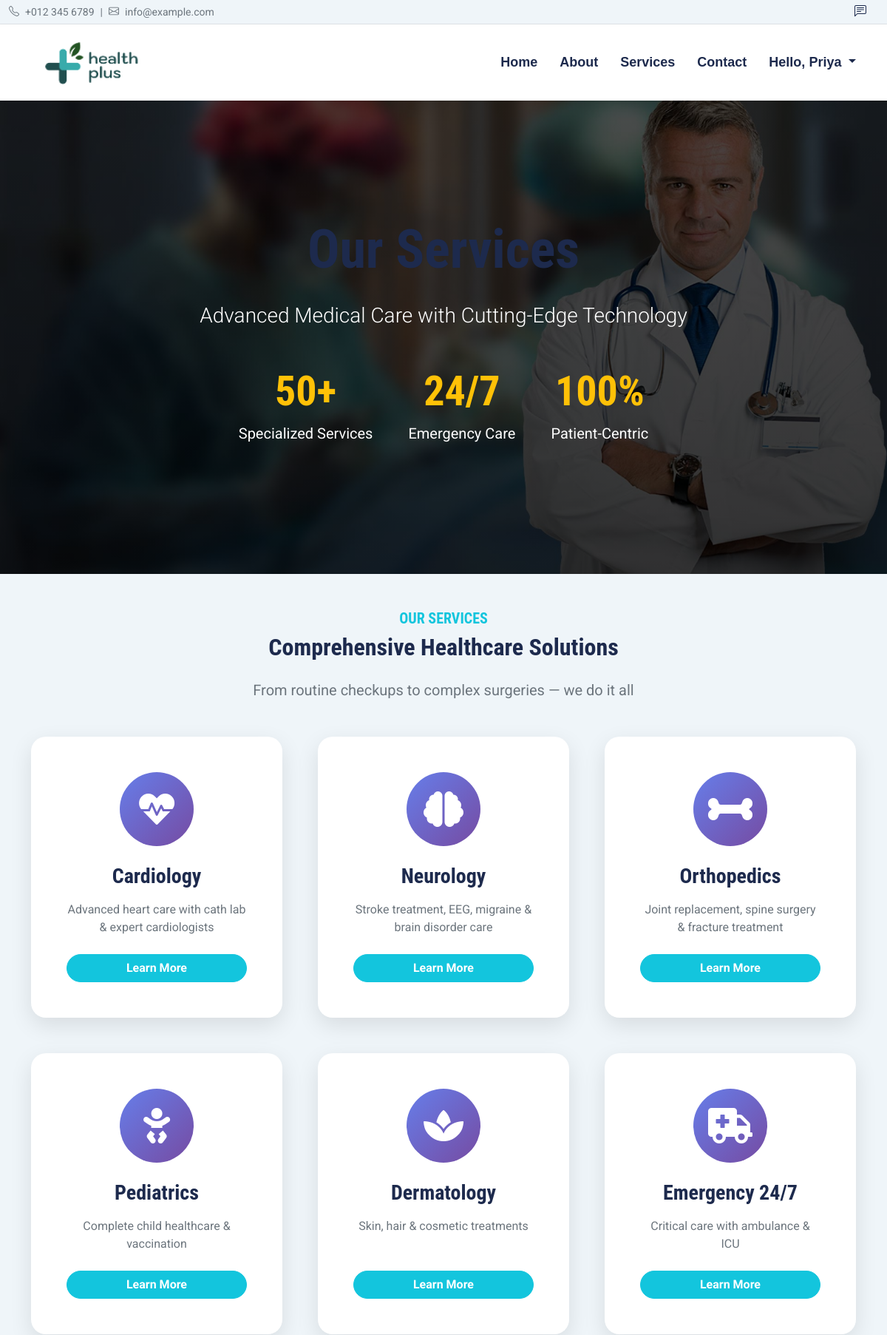
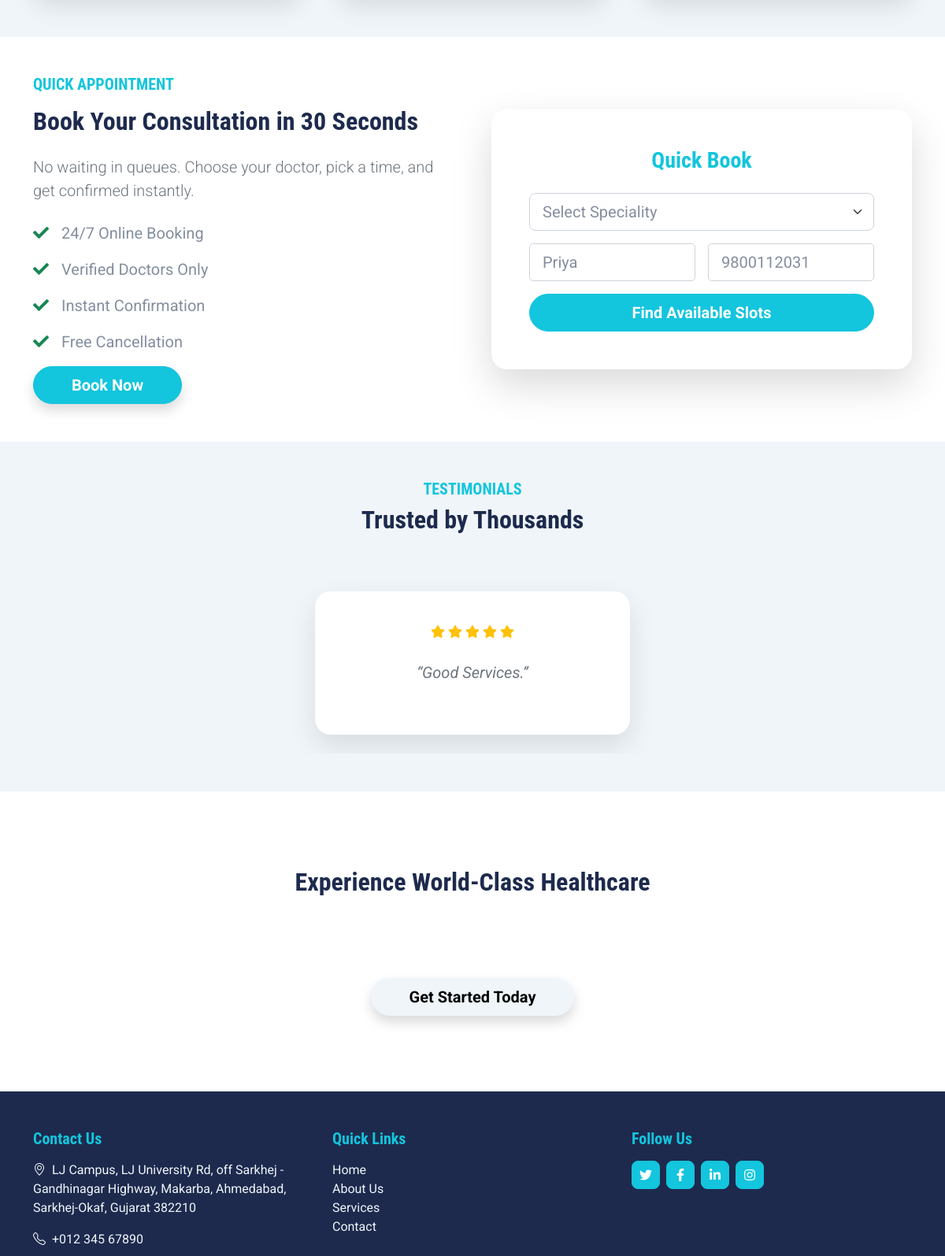
Page /service (signed in, upper part) on the committed database (2 pictures, top to bottom).
### healthcare/models.py (models this page shows, shortened)
class CustomUser(AbstractUser):
    ROLE_CHOICES = (
        ('patient', 'Patient'),
        ('doctor', 'Doctor'),
        ('admin', 'Admin'),
    )
    username = None
    email = models.EmailField(unique=True, db_index=True)
    role = models.CharField(max_length=20, choices=ROLE_CHOICES, default='patient')
    first_name = models.CharField(max_length=50)
    last_name = models.CharField(max_length=50, blank=True)
    mobile_number = models.CharField(max_length=15, blank=True, null=True)
    gender = models.CharField(max_length=10, choices=[('male','Male'),('female','Female'),('other','Other')], blank=True)
    dob = models.DateField("Date of Birth", null=True, blank=True)
    address = models.TextField(blank=True)
    image = models.ImageField(upload_to='users/', blank=True, null=True)
    is_email_verified = models.BooleanField(default=False)
    created_at = models.DateTimeField(auto_now_add=True)
    objects = UserManager()
    USERNAME_FIELD = 'email'
    REQUIRED_FIELDS = []
    def get_full_name(self):
        return f"{self.first_name} {self.last_name}".strip() or self.email

class Feedback(models.Model):
    user = models.ForeignKey(CustomUser, on_delete=models.SET_NULL, null=True, blank=True)
    rating = models.PositiveSmallIntegerField(choices=[(i,i) for i in range(1,6)])
    message = models.TextField()
    created_at = models.DateTimeField(auto_now_add=True)

### healthcare/views/index.py (the view)
# urls.py: path('service',index.service,name="service"),
def service(request):
    services = [
        {'title': 'Cardiology', 'description': 'Advanced heart care with cath lab & expert cardiologists', 'icon': 'fa-heartbeat'},
        {'title': 'Neurology', 'description': 'Stroke treatment, EEG, migraine & brain disorder care', 'icon': 'fa-brain'},
        {'title': 'Orthopedics', 'description': 'Joint replacement, spine surgery & fracture treatment', 'icon': 'fa-bone'},
        {'title': 'Pediatrics', 'description': 'Complete child healthcare & vaccination', 'icon': 'fa-baby'},
        {'title': 'Dermatology', 'description': 'Skin, hair & cosmetic treatments', 'icon': 'fa-spa'},
        {'title': 'Emergency 24/7', 'description': 'Critical care with ambulance & ICU', 'icon': 'fa-ambulance'},
    ]
    feedback = Feedback.objects.all().order_by('-created_at')[:6]
    specialities = Speciality.objects.all()
    return render(request, 'pages/services.html', {
        'services': services,
        'feedback': feedback,
        'specialities': specialities,
    })

### templates/pages/services.html (shortened to what this page needs)
{% extends "base/base.html" %}
{% load static %}
{% block extra_css %}
<link href="https://cdn.jsdelivr.net/npm/owl.carousel@2.3.dist/assets/owl.carousel.min.css" rel="stylesheet">
{% endblock %}
{% block content %}
<section class="hero-header text-center">
    <div class="container">
        <h1 class="display-2 fw-bold mb-4">Our Services</h1>
        <p class="lead fs-3 mb-5">Advanced Medical Care with Cutting-Edge Technology</p>
        <div class="d-flex justify-content-center gap-4 flex-wrap">
            <div class="text-center">
                <h2 class="display-4 fw-bold text-warning">50+</h2>
                <p class="fs-5">Specialized Services</p>
            </div>
            <div class="text-center">
                <h2 class="display-4 fw-bold text-warning">24/7</h2>
                <p class="fs-5">Emergency Care</p>
            </div>
            <div class="text-center">
                <h2 class="display-4 fw-bold text-warning">100%</h2>
                <p class="fs-5">Patient-Centric</p>
            </div>
        </div>
    </div>
</section>
<section class="py-5 bg-light">
    <div class="container">
        <div class="text-center mb-5">
            <h5 class="text-primary text-uppercase fw-bold">Our Services</h5>
            <h2 class="fw-bold mb-4">Comprehensive Healthcare Solutions</h2>
            <p class="text-muted fs-5">From routine checkups to complex surgeries — we do it all</p>
        </div>
        <div class="row g-5">
            {% for service in services %}
            <div class="col-lg-4 col-md-6">
                <div class="card service-card h-100 text-center p-5">
                    <div class="service-icon">
                        <i class="fas fa-3x {{ service.icon|default:'fa-stethoscope' }} text-white"></i>
                    </div>
                    <h3 class="fw-bold mb-3">{{ service.title }}</h3>
                    <p class="text-muted mb-4">{{ service.description|truncatewords:30 }}</p>
                    <a href="#" class="btn btn-primary rounded-pill px-5 mt-auto">
                        Learn More
                    </a>
                </div>
            </div>
            {% empty %}
            <div class="col-12 text-center py-5">
                <i class="fas fa-notes-medical fa-5x text-muted mb-4"></i>
                <h4 class="text-muted">Services coming soon!</h4>
            </div>
            {% endfor %}
        </div>
    </div>
</section>
<section class="py-5 bg-white">
    <div class="container">
        <div class="row align-items-center g-5">
            <div class="col-lg-6">
                <h5 class="text-primary text-uppercase fw-bold mb-3">Quick Appointment</h5>
                <h2 class="fw-bold mb-4">Book Your Consultation in 30 Seconds</h2>
                <p class="lead text-muted mb-4">
                    No waiting in queues. Choose your doctor, pick a time, and get confirmed instantly.
                </p>
                <ul class="list-unstyled fs-5">
                    <li class="mb-3"><i class="fas fa-check text-success me-3"></i>24/7 Online Booking</li>
                    <li class="mb-3"><i class="fas fa-check text-success me-3"></i>Verified Doctors Only</li>
                    <li class="mb-3"><i class="fas fa-check text-success me-3"></i>Instant Confirmation</li>
                    <li class="mb-3"><i class="fas fa-check text-success me-3"></i>Free Cancellation</li>
                </ul>
                <a href="{% if user.is_authenticated %}{% url 'book_appointment' %}{% else %}{% url 'login' %}{% endif %}"
                   class="btn btn-primary btn-lg rounded-pill px-5 shadow">
                    Book Now
                </a>
            </div>
            <div class="col-lg-6">
                <div class="cta-form">
                    <h3 class="text-center mb-4 text-primary">Quick Book</h3>
                    <form method="post" action="{% url 'book_appointment' %}">
                        <div class="row g-3">
                            <div class="col-12">
                                <select name="speciality" class="form-select form-select-lg" required>
                                    <option value="">Select Speciality</option>
                                </select>
                            </div>
                            <div class="col-md-6">
                                <input type="text" name="patient_name" class="form-control form-control-lg"
                                       placeholder="Your Name" value="{{ user.get_full_name|default:'' }}" required>
                            </div>
                            <div class="col-md-6">
                                <input type="tel" name="mobile" class="form-control form-control-lg"
                                       placeholder="Mobile Number" value="{{ user.mobile_number|default:'' }}" required>
                            </div>
                            <div class="col-12">
                                <button type="submit" class="btn btn-primary btn-lg w-100 rounded-pill">
                                    Find Available Slots
                                </button>
                            </div>
                        </div>
                    </form>
                </div>
            </div>
        </div>
    </div>
</section>
<section class="py-5 bg-light">
    <div class="container">
        <div class="text-center mb-5">
            <h5 class="text-primary text-uppercase fw-bold">Testimonials</h5>
            <h2 class="fw-bold">Trusted by Thousands</h2>
        </div>
        <div class="owl-carousel testimonial-carousel">
            {% for fb in feedback|slice:":6" %}
            <div class="text-center p-4">
                <div class="testimonial-card mx-auto" style="max-width: 400px;">
                    <div class="mb-4">
                        {% for i in "12345" %}
                            <i class="fas fa-star {% if forloop.counter <= fb.rating %}text-warning{% else %}text-muted{% endif %}"></i>
                        {% endfor %}
                    </div>
                    <p class="fst-italic fs-5 text-muted mb-4">“{{ fb.message }}”</p>
                </div>
            </div>
            {% empty %}
            <p class="text-center py-5 text-muted">No testimonials yet</p>
            {% endfor %}
        </div>
    </div>
</section>
<section class="py-5 bg-gradient text-white text-center" style="background: linear-gradient(135deg, #667eea, #764ba2);">
    <div class="container py-5">
        <h2 class="fw-bold mb-4">Experience World-Class Healthcare</h2>
        <p class="lead mb-5">Join 100,000+ patients who trust HealthPlus</p>
        <a href="{% if user.is_authenticated %}{% url 'book_appointment' %}{% else %}{% url 'register' %}{% endif %}"
           class="btn btn-light btn-lg px-5 rounded-pill shadow">
            Get Started Today
        </a>
    </div>
</section>
{% endblock %}

### templates/base/base.html (shortened to what this page needs)
{% load static %}
<!DOCTYPE html>
<html lang="en">
<head>
    <link href="https://cdnjs.cloudflare.com/ajax/libs/font-awesome/5.15.0/css/all.min.css" rel="stylesheet">
    <link href="https://cdn.jsdelivr.net/npm/bootstrap-icons@1.10.5/font/bootstrap-icons.css" rel="stylesheet">
    <link href="{% static 'lib/owlcarousel/assets/owl.carousel.min.css' %}" rel="stylesheet">
    <link href="{% static 'lib/tempusdominus/css/tempusdominus-bootstrap-4.min.css' %}" rel="stylesheet" />
    <link href="{% static 'css/bootstrap.min.css' %}" rel="stylesheet">
    <link href="{% static 'css/style.css' %}" rel="stylesheet">
    {% block extra_css %}{% endblock %}
</head>
<body>
    <div class="container-fluid py-1 border-bottom d-none d-lg-flex justify-content-between align-items-center bg-light">
        <div class="d-flex align-items-center small text-muted">
            <i class="bi bi-telephone me-2"></i> +012 345 6789
            <span class="mx-2">|</span>
            <i class="bi bi-envelope me-2"></i> info@example.com
        </div>
        <div class="d-flex align-items-center">
            <a href="{% url 'feedback' %}" class="text-dark me-3"><i class="bi bi-chat-left-text"></i></a>
        </div>
    </div>
    <nav class="navbar navbar-expand-lg navbar-light bg-white shadow-sm sticky-top py-2">
        <div class="container">
            <a class="navbar-brand d-flex align-items-center" href="{% url 'index' %}">
                <img src="{% static 'img/logo1.png' %}" height="60" alt="HealthPlus Logo">
            </a>
            <div class="collapse navbar-collapse" id="navbarCollapse">
                <ul class="navbar-nav ms-auto mb-2 mb-lg-0">
                    <li class="nav-item"><a class="nav-link" href="{% url 'index' %}">Home</a></li>
                    <li class="nav-item"><a class="nav-link" href="{% url 'about' %}">About</a></li>
                    <li class="nav-item"><a class="nav-link" href="{% url 'service' %}">Services</a></li>
                    <li class="nav-item"><a class="nav-link" href="{% url 'contact' %}">Contact</a></li>
                    {% if user.is_authenticated %}
                        <li class="nav-item dropdown">
                            <a class="nav-link dropdown-toggle" href="#" data-bs-toggle="dropdown">
                                Hello, {{ user.first_name|default:user.username }}
                            </a>
                        </li>
                    {% endif %}
                </ul>
            </div>
        </div>
    </nav>
    <main>
        {% block content %}
        {% endblock %}
    </main>
    <footer class="bg-dark text-light pt-5">
        <div class="container">
            <div class="row g-4">
                <div class="col-md-4">
                    <h5 class="text-primary mb-3">Contact Us</h5>
                    <p><i class="bi bi-geo-alt me-2"></i>LJ Campus, LJ University Rd, off Sarkhej - Gandhinagar Highway, Makarba, Ahmedabad, Sarkhej-Okaf, Gujarat 382210</p>
                    <p><i class="bi bi-telephone me-2"></i>+012 345 67890</p>
                </div>
                <div class="col-md-4">
                    <h5 class="text-primary mb-3">Quick Links</h5>
                    <ul class="list-unstyled">
                        <li><a href="{% url 'index' %}" class="text-light text-decoration-none">Home</a></li>
                        <li><a href="{% url 'about' %}" class="text-light text-decoration-none">About Us</a></li>
                        <li><a href="{% url 'service' %}" class="text-light text-decoration-none">Services</a></li>
                        <li><a href="{% url 'contact' %}" class="text-light text-decoration-none">Contact</a></li>
                    </ul>
                </div>
                <div class="col-md-4">
                    <h5 class="text-primary mb-3">Follow Us</h5>
                    <div class="d-flex gap-2">
                        <a href="#" class="btn btn-primary btn-square"><i class="fab fa-twitter"></i></a>
                        <a href="#" class="btn btn-primary btn-square"><i class="fab fa-facebook-f"></i></a>
                        <a href="#" class="btn btn-primary btn-square"><i class="fab fa-linkedin-in"></i></a>
                        <a href="#" class="btn btn-primary btn-square"><i class="fab fa-instagram"></i></a>
                    </div>
                </div>
            </div>
        </div>
    </footer>
</body>
</html>

### static/css/style.css (style rules this page uses)
:root { --primary: #13C5DD; --secondary: #354F8E; --light: #EFF5F9; --dark: #1D2A4D; }
.btn { font-weight: 700; transition: .5s; }
.btn-primary { color: #FFFFFF; }
.btn-square { width: 36px; height: 36px; }
.btn-square, .btn-sm-square, .btn-lg-square { padding-left: 0; padding-right: 0; text-align: center; }
.navbar-light .navbar-nav .nav-link { font-family: 'Jost', sans-serif; position: relative; margin-left: 30px; padding: 30px 0; font-size: 18px; font-weight: 700; color: var(--dark); outline: none; transition: .5s; }
@media (min-width: 992px) { .navbar-light .navbar-nav .nav-link::before { position: absolute; content: ""; width: 0; height: 5px; bottom: 0; left: 50%; background: var(--primary); transition: .5s; } }
.hero-header { background: url(../img/hero.jpg) top right no-repeat; background-size: cover; }

### rows in the picture
CustomUser: first_name "Priya", patient_name "Priya", mobile "9800112031"
Feedback: rating 5 (drawn), message "Good Services."

### other values in the picture
{{ service.title }} "Cardiology" "Neurology" "Orthopedics" "Pediatrics" "Dermatology" "Emergency 24/7"
{{ service.description|truncatewords:30 }} "Advanced heart care with cath lab & expert cardiologists" "Stroke treatment, EEG, migraine & brain disorder care" "Joint replacement, spine surgery & fracture treatment" "Complete child healthcare & vaccination" "Skin, hair & cosmetic treatments" "Critical care with ambulance & ICU"
